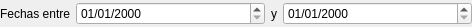
<?xml version="1.0" encoding="UTF-8"?>
<ui version="4.0">
 <class>Form</class>
 <widget class="QWidget" name="Form">
  <property name="geometry">
   <rect>
    <x>0</x>
    <y>0</y>
    <width>472</width>
    <height>27</height>
   </rect>
  </property>
  <property name="windowTitle">
   <string>Form</string>
  </property>
  <layout class="QGridLayout" name="gridLayout">
   <property name="leftMargin">
    <number>0</number>
   </property>
   <property name="topMargin">
    <number>0</number>
   </property>
   <property name="rightMargin">
    <number>0</number>
   </property>
   <property name="bottomMargin">
    <number>0</number>
   </property>
   <item row="0" column="0">
    <widget class="QLabel" name="label">
     <property name="sizePolicy">
      <sizepolicy hsizetype="Maximum" vsizetype="Preferred">
       <horstretch>0</horstretch>
       <verstretch>0</verstretch>
      </sizepolicy>
     </property>
     <property name="text">
      <string>Fechas entre</string>
     </property>
    </widget>
   </item>
   <item row="0" column="1">
    <widget class="DBDateTimeEdit" name="dbDateTimeEdit">
     <property name="displayFormat">
      <string>dd/MM/yyyy</string>
     </property>
     <property name="fieldName">
      <string>fecha</string>
     </property>
     <property name="reportParameterBinding">
      <string>P_FECHA_INICIO</string>
     </property>
    </widget>
   </item>
   <item row="0" column="2">
    <widget class="QLabel" name="label_2">
     <property name="sizePolicy">
      <sizepolicy hsizetype="Maximum" vsizetype="Preferred">
       <horstretch>0</horstretch>
       <verstretch>0</verstretch>
      </sizepolicy>
     </property>
     <property name="text">
      <string>y</string>
     </property>
    </widget>
   </item>
   <item row="0" column="3">
    <widget class="DBDateTimeEdit" name="dbDateTimeEdit_2">
     <property name="displayFormat">
      <string>dd/MM/yyyy</string>
     </property>
     <property name="fieldName">
      <string>fecha</string>
     </property>
     <property name="reportParameterBinding">
      <string>P_FECHA_FIN</string>
     </property>
    </widget>
   </item>
  </layout>
 </widget>
 <customwidgets>
  <customwidget>
   <class>DBDateTimeEdit</class>
   <extends>QDateTimeEdit</extends>
   <header>widgets/dbdatetimeedit.h</header>
  </customwidget>
 </customwidgets>
 <resources/>
 <connections/>
</ui>
